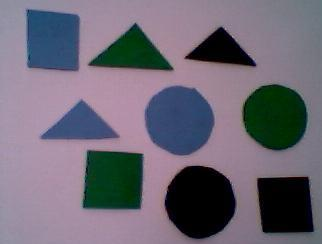
#> input picture foto.jpg, 322 x 244 px
$ jupyter execute --allow-errors figuras.ipynb
#> lines starting #> are read from the running program, lines starting #| are printed output that depends on the picture; after the words box and inside, x2 and y2 are one past the last pixel; in counts of white or black regions, pixels touching at a corner belong together; long printed decimals are rounded
<a href="https://colab.research.google.com/github/AlbertMdz/Redes-Neuronales-Avanzadas/blob/master/figuras.ipynb" target="_parent"></a>

[cell 1]
import numpy as np
import matplotlib.pyplot as plt
import matplotlib.image as mpimg
from PIL import Image,ImageOps,ImageEnhance
import os
import math
import json
from io import StringIO
import skimage as ski
from skimage import data, io, filters

[cell 2]
figuras = os.path.join('foto.jpg')
figs_orig = Image.open(figuras)
#> figs_orig is the input picture: PIL image 322x244 RGB; mean R, G, B 109.7, 104.5, 117.4
figs_orig

[cell 3]
from google.colab import drive
drive.mount('/content/drive')

[cell 4]
figs_grayscale = ImageOps.grayscale(figs_orig)
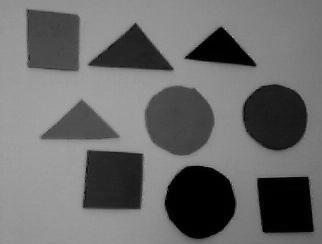
#> figs_grayscale: PIL image 322x244 L; min 0, max 172, mean 107.5
figs_grayscale = ImageEnhance.Contrast(figs_grayscale).enhance(8)
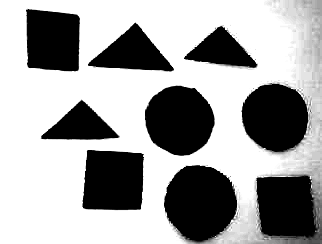
#> figs_grayscale: PIL image 322x244 L; min 0, max 255, mean 163
figs_grayscale

[cell 5]
def umbral_image(img):
    x,y=img.shape
#> x = 244; y = 322
    z=np.zeros((x,y))
    for i in range(x):
        for j in range(y):
            if img[i,j]>25:
                z[i,j]=255
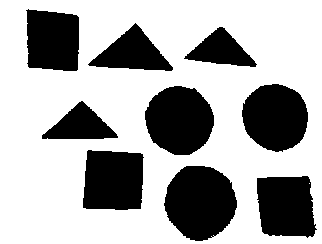
#> z: shape (244, 322) float64; 67.2% white; 9 black regions, largest, box (x1, y1, x2, y2) and area: (164, 166, 237, 241) 4155, (145, 86, 214, 155) 3667, (242, 84, 308, 152) 3474
    return z

fig_arr = np.array(figs_grayscale)
fig_bin = umbral_image(fig_arr)
ICD=ski.util.invert(fig_bin)
#> ICD: shape (244, 322) float64; values -254 (black) and 1 (white), 32.8% white; 9 white regions
plt.imshow(ICD,cmap='gray')
plt.show()

[cell 6]
label_image=ski.measure.label(ICD)
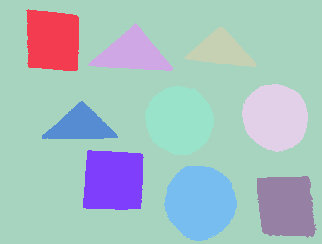
#> label_image: shape (244, 322) int64; 11 distinct labels, from 1 to 11; one colour per label, 0 black
plt.imshow(ski.color.label2rgb(label_image))
plt.show()
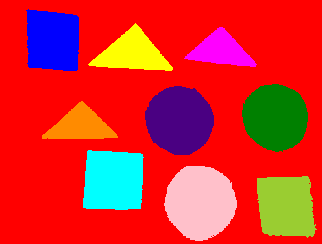
#> shown: shape (244, 322, 3) float64; mean R, G, B 0.828, 0.173, 0.172

[cell 7]
regions = ski.measure.regionprops(label_image)
#> regions = 11 regions; largest, box (x1, y1, x2, y2) and area: (0, 0, 322, 244) 52793, (164, 166, 237, 241) 4155, (145, 86, 214, 155) 3667, (242, 84, 308, 152) 3474, (83, 150, 144, 210) 3305
for prop in regions[0]:
    print(prop,regions[0][prop])
#> this loop made 30 passes
#| area 52793.0
#| area_bbox 78568.0
#| area_convex 78568.0
#| area_filled 78568.0
#| axis_major_length 397.783
#| axis_minor_length 285.403
#| bbox (0, 0, 244, 322)
#| centroid (115.977, 151.919)
#> (further printed lines are left out)


for region in regions:
    plt.imshow(region.convex_image,cmap='gray')
    plt.show()
#> this loop made 11 passes
#> pass 1, `plt.show()`:
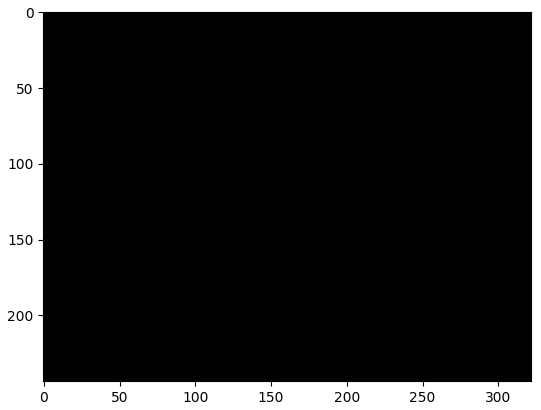
#> figure drawn by matplotlib, 1 panel
#> pass 2, `plt.show()`:
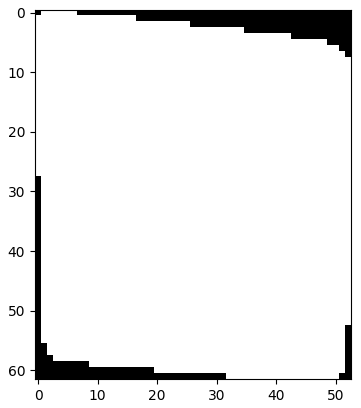
#> figure drawn by matplotlib, 1 panel

regions.pop(0)
regions.pop(9)

for num,region in enumerate(regions):

    #arreglo vacio
    img = np.empty(region.convex_image.shape,dtype=np.uint8)

    for i in range(region.convex_image.shape[0]):
        for j in range(region.convex_image.shape[1]):

            #imagen binarizada
            if region.convex_image[i,j]:
                img[i,j] = 255
            else:
                img[i,j] = 0

    io.imsave('imagenes/forma/train/Fig{0}.jpg'.format(num+1),img)
#> this loop made 9 passes
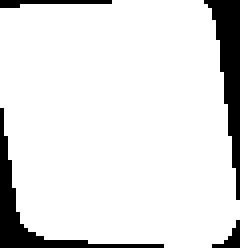
#> img: shape (62, 60) (shown 4 times larger); 88.8% white; 4 black regions, box (x1, y1, x2, y2) and area: (51, 0, 60, 50) 188, (0, 27, 41, 62) 175, (0, 0, 28, 2) 33, (53, 55, 60, 62) 20

[cell 8]
regions.pop(0)
#> (the rest of this cell did not finish here and is left out)

[cell 9]
for num,region in enumerate(regions):

    img = io.imread(figuras)
    #el centroide de la región (figura) es el dato del cual sacamos el color
    color = img[int(region.centroid[0]),int(region.centroid[1])]
#> color = [1, 59, 19]
    #identificar la región de la imagen original
    img = img[region.bbox[0]:region.bbox[2],region.bbox[1]:region.bbox[3]]
#> img: shape (48, 85, 3)

    for i in range(region.convex_image.shape[0]):
        for j in range(region.convex_image.shape[1]):
            if region.convex_image[i,j]:
                img[i,j] = color
            else:
                img[i,j] = [255,255,255]
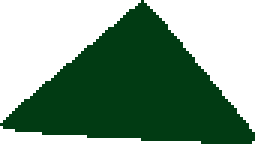
#> img: shape (48, 85, 3) (shown 3 times larger); mean R, G, B 122, 152.3, 131.4

    io.imsave('imagenes/color/train/Fig{0}.jpg'.format(num+1),img)
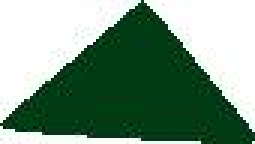
#> saved as Fig1.jpg: shape (48, 85, 3) (shown 3 times larger); mean R, G, B 121.6, 151.1, 130.8

[cell 10]
def hu_Characteristics(img):
    Iing=ski.util.invert(img)
    Uing=umbral_image(Iing)
    label_image=ski.measure.label(Uing)
    regions = ski.measure.regionprops(label_image)
    momento =regions[0].moments_hu
    return momento

[cell 11]
def get_figure_color(img):
    dims = img.shape
    r,g,b = img[dims[0]//2,dims[1]//2]
    return r,g,b

[cell 12]
def Lector_forma(Train_dir,jsonfile):
#> called with Train_dir = 'imagenes/forma/train/', jsonfile = 'train_forma.json'
    Train_data=[]
#> Train_data = []
    Tags=[]
    with open(jsonfile) as data_file:
         etiquetas = json.load(data_file)
    for img in os.listdir(Train_dir):
        try :
            imgtag=etiquetas[img]
            Tags.append(imgtag)
        except :
            print("Tag error: "+img)
        try :
            imgpath=os.path.join(Train_dir,img)
            img = Image.open(imgpath).convert('L')
            Train_data.append(hu_Characteristics(np.array(img)))
        except :
            print("file error: "+img)

    return np.array(Train_data),Tags
